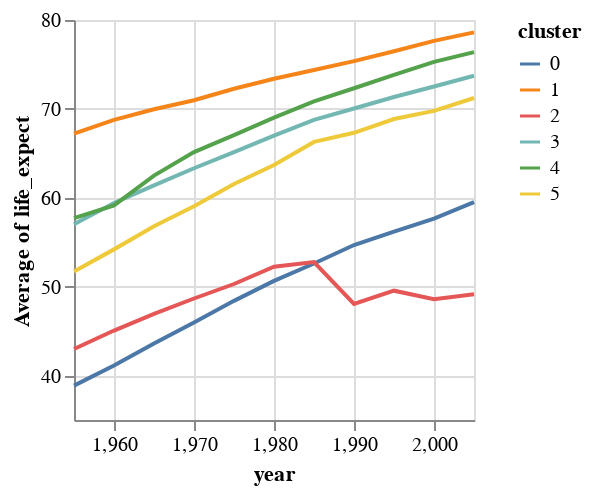

Notebook code cell kept with this figure:
### Code cell
alx.lineplot(df,x='year',y='average(life_expect)', color= 'cluster')

### Figure 1 — Vega-Lite specification as saved in the notebook (floating-point values rounded to 4 significant figures; data arrays with more than 128 entries replaced by an {"elided": "..."} marker saying what was removed)
{"config": {"view": {"continuousWidth": 400, "continuousHeight": 300}}, "data": {"name": "data-5f3d0ec37b6839b50ee8c635f4d22fde"}, "mark": "line", "encoding": {"color": {"field": "cluster", "scale": {}}, "x": {"axis": {}, "field": "year", "scale": {"zero": false}, "type": "quantitative"}, "y": {"aggregate": "average", "axis": {}, "field": "life_expect", "scale": {"zero": false}, "type": "quantitative"}}, "height": 200, "width": 200, "$schema": "https://vega.github.io/schema/vega-lite/v5.2.0.json", "datasets": {"data-5f3d0ec37b6839b50ee8c635f4d22fde": {"elided": "693 records"}}}
